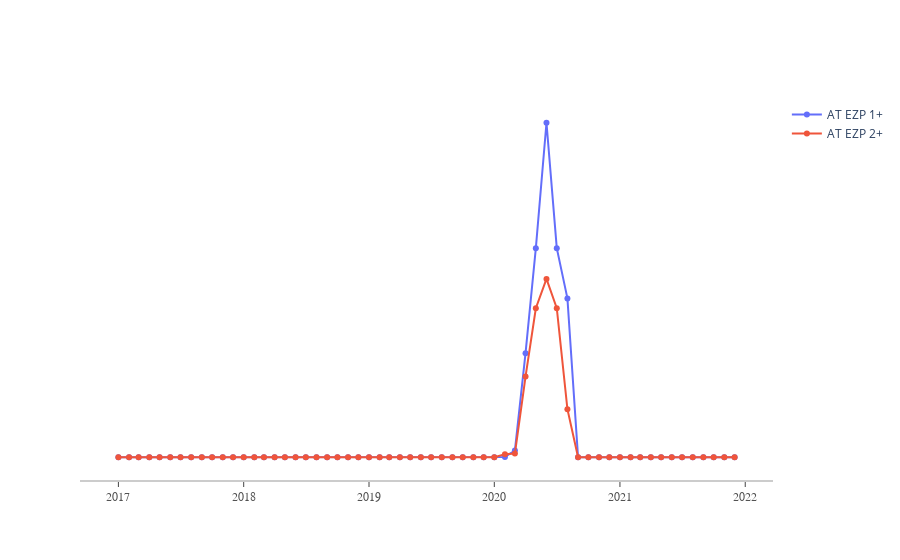

Write notebook code for a chart like this one.
### Code cell
# Create traces
fig = go.Figure()

for i in range(27,29):
    y0 = Off_take_Forecast.loc[i,:][1:].to_numpy().astype(np.int)
    fig.add_trace(go.Scatter(x=x0, y=y0,
                    mode='lines+markers', name=Off_take_Forecast['in tin'][i]))

fig.update_layout(
    xaxis=dict(
        showline=True,
        showgrid=False,
        showticklabels=True,
        linecolor='rgb(204, 204, 204)',
        linewidth=2,
        ticks='outside',
        tickfont=dict(
            family='Arial',
            size=12,
            color='rgb(82, 82, 82)',
        ),
    ),
    yaxis=dict(
        showgrid=False,
        zeroline=False,
        showline=False,
        showticklabels=False,
    ),
    plot_bgcolor='white'
)
fig.show()

### Figure 1 — Plotly figure (JSON) as saved in the notebook; plotly's stock layout.template omitted (floating-point values rounded to 4 significant figures)
{"data": [{"mode": "lines+markers", "name": "AT EZP 1+", "type": "scatter", "x": ["2017-1", "2017-2", "2017-3", "2017-4", "2017-5", "2017-6", "2017-7", "2017-8", "2017-9", "2017-10", "2017-11", "2017-12", "2018-1", "2018-2", "2018-3", "2018-4", "2018-5", "2018-6", "2018-7", "2018-8", "2018-9", "2018-10", "2018-11", "2018-12", "2019-1", "2019-2", "2019-3", "2019-4", "2019-5", "2019-6", "2019-7", "2019-8", "2019-9", "2019-10", "2019-11", "2019-12", "2020-1", "2020-2", "2020-3", "2020-4", "2020-5", "2020-6", "2020-7", "2020-8", "2020-9", "2020-10", "2020-11", "2020-12", "2021-1", "2021-2", "2021-3", "2021-4", "2021-5", "2021-6", "2021-7", "2021-8", "2021-9", "2021-10", "2021-11", "2021-12"], "y": [0, 0, 0, 0, 0, 0, 0, 0, 0, 0, 0, 0, 0, 0, 0, 0, 0, 0, 0, 0, 0, 0, 0, 0, 0, 0, 0, 0, 0, 0, 0, 0, 0, 0, 0, 0, 0, 20, 470, 7224, 14510, 23214, 14510, 11024, 0, 0, 0, 0, 0, 0, 0, 0, 0, 0, 0, 0, 0, 0, 0, 0]}, {"mode": "lines+markers", "name": "AT EZP 2+", "type": "scatter", "x": ["2017-1", "2017-2", "2017-3", "2017-4", "2017-5", "2017-6", "2017-7", "2017-8", "2017-9", "2017-10", "2017-11", "2017-12", "2018-1", "2018-2", "2018-3", "2018-4", "2018-5", "2018-6", "2018-7", "2018-8", "2018-9", "2018-10", "2018-11", "2018-12", "2019-1", "2019-2", "2019-3", "2019-4", "2019-5", "2019-6", "2019-7", "2019-8", "2019-9", "2019-10", "2019-11", "2019-12", "2020-1", "2020-2", "2020-3", "2020-4", "2020-5", "2020-6", "2020-7", "2020-8", "2020-9", "2020-10", "2020-11", "2020-12", "2021-1", "2021-2", "2021-3", "2021-4", "2021-5", "2021-6", "2021-7", "2021-8", "2021-9", "2021-10", "2021-11", "2021-12"], "y": [0, 0, 0, 0, 0, 0, 0, 0, 0, 0, 0, 0, 0, 0, 0, 0, 0, 0, 0, 0, 0, 0, 0, 0, 0, 0, 0, 0, 0, 0, 0, 0, 0, 0, 0, 0, 0, 208, 255, 5601, 10341, 12378, 10341, 3334, 0, 0, 0, 0, 0, 0, 0, 0, 0, 0, 0, 0, 0, 0, 0, 0]}], "layout": {"autosize": true, "plot_bgcolor": "white", "xaxis": {"autorange": true, "linecolor": "rgb(204, 204, 204)", "linewidth": 2, "range": ["2016-09-15 10:48:24.8666", "2022-03-18 13:11:35.1334"], "showgrid": false, "showline": true, "showticklabels": true, "tickfont": {"color": "rgb(82, 82, 82)", "family": "Arial", "size": 12}, "ticks": "outside", "type": "date"}, "yaxis": {"autorange": true, "range": [-1700.0, 24910.0], "showgrid": false, "showline": false, "showticklabels": false, "type": "linear", "zeroline": false}}}
